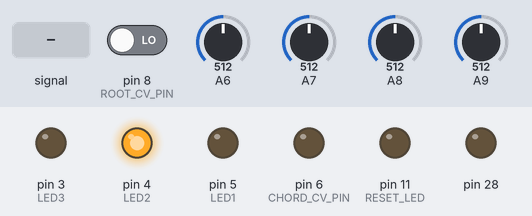
Bench run of a sketch on a simulated Teensy 4. Shown: output pins drawn as LEDs (lit = HIGH). The inputs (shaded band) are chosen by the test bench; at power-on: A6 = 512, A9 = 512, pin 8 (ROOT_CV_PIN) LOW, A7 = 512, A8 = 512.

Above: at 1.2 s.
1.3 s: A6 fed a 200 Hz sine of ±81 counts around its level
At 2.0 s:
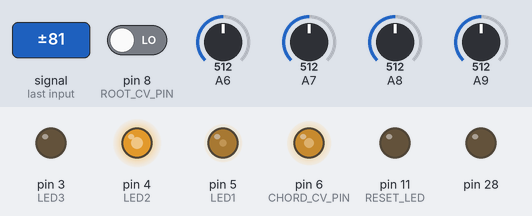
2.8 s: A6 set to 716
At 3.5 s:
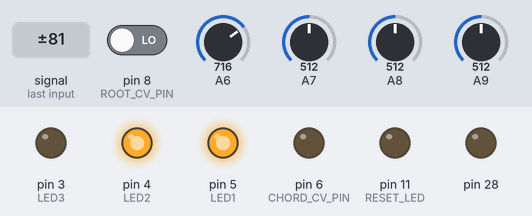
4.3 s: A9 set to 528
5.8 s: A9 set to 558
At 6.4 s:
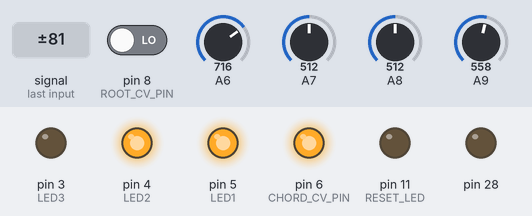
7.3 s: A6 set to 785
8.8 s: A6 set to 811
At 9.9 s:
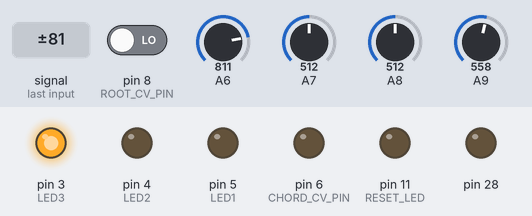
Timing chart, 0 to 11.3 s (numbered marks = the images above; inputs shaded):
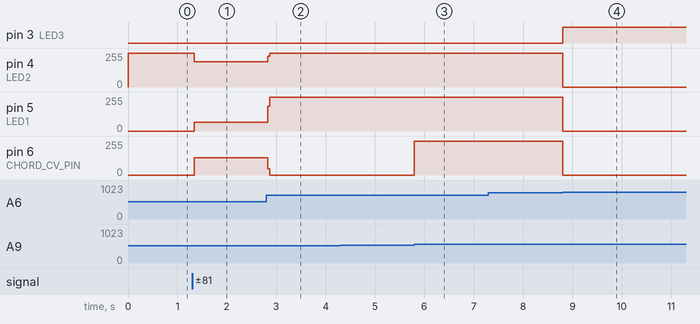

Measured:
- the behaviour switches between 542 and 543 on A9 (found by bisection; images 2 and 3)
- the behaviour switches between 796 and 797 on A6 (found by bisection; images 3 and 4)
- after the input at 1.3 s, pin 4 (LED2): 255/255 → 189/255 after 0.05 s; pin 5 (LED1): 0/255 → 66/255 after 0.05 s; pin 6 (CHORD_CV_PIN): 0/255 → 131/255 after 0.05 s
- after the input at 2.8 s, pin 4 (LED2): 189/255 → 255/255 at once; pin 5 (LED1): 66/255 → 255/255 at once; pin 6 (CHORD_CV_PIN): 131/255 → 0/255 at once
- after the input at 4.3 s, every drawn part: stays the same
- after the input at 5.8 s, pin 6 (CHORD_CV_PIN): 0/255 → 255/255 at once
- after the input at 7.3 s, every drawn part: stays the same
- after the input at 8.8 s, pin 3 (LED3): LOW → HIGH at once; pin 4 (LED2), pin 5 (LED1), pin 6 (CHORD_CV_PIN): 255/255 → 0/255 at once

The sketch:

clatchift.ino
```cpp
#include <Bounce2.h>
#include <Wire.h>
#include <SPI.h>
#include <SD.h>
#include <EEPROM.h>

#define CHORD_POT_PIN 9 // pin for Chord pot
#define CHORD_CV_PIN 6 // pin for Chord CV
#define ROOT_POT_PIN 7 // pin for Root Note pot
#define ROOT_CV_PIN 8 // pin for Root Note CV
#define RESET_BUTTON 8 // Reset button
#define RESET_LED 11 // Reset LED indicator
#define RESET_CV 9 // Reset pulse in / out
#define BANK_BUTTON 2 // Bank Button
#define LED0 6
#define LED1 5
#define LED2 4
#define LED3 3

#define ADC_BITS 13
#define ADC_MAX_VAL 8192
#define CHANGE_TOLERANCE 64

#define CTRL_SAMPLE_RATE 48000
#define CTRL_TIMER_US (1000000/CTRL_SAMPLE_RATE)
#define CTRL_1MS (CTRL_SAMPLE_RATE/1000)

#define B32_1HZ_DELTA ((0xFFFFFFFF)/CTRL_SAMPLE_RATE)
#define B32_1MS_DELTA (B32_1HZ_DELTA/1000)

class ClockGenerator {
public:
  int phase = 0;
  int offset = 0;
  int interval = 0;
  void Reset() { phase = 0; }
  void SetOffset(int x) { offset = x; }
  void SetInterval(int x) { interval = x; }
  int GetOffsetPhase() {
    int offsetPhase = phase - ((interval*offset)>>13);
    while(offsetPhase < 0) offsetPhase += interval;
    return offsetPhase;
  }
  bool GetSquare() {
    int result = 0;
    int offsetPhase = phase - ((interval*offset)>>13);
    while(offsetPhase < 0) offsetPhase += interval;
    if(offsetPhase < (interval>>1)) result = 1;
    return result;
  }
  bool Process() {
    bool result = 0;
    if(interval > 0) {
      int offsetPhase = phase - ((interval*offset)>>13);
      while(offsetPhase < 0) offsetPhase += interval;
      if(offsetPhase == 0) result = 1;
      phase++;
      while(phase >= interval) phase -= interval;
    }
    return result;
  }
};

class TrigDetector {
  bool state = 0;
  bool lastState = 0;
  int lowToHighThreshold = 5000;
  int highToLowThreshold = 1000;
public:
  bool GetState() { return state; }
  bool Process(int x) {
    int result = 0;
    if(state == 0 && x > lowToHighThreshold) {
      state = 1;
    }
    if(state == 1 && x < highToLowThreshold) {
      state = 0;
    }
    if(state == 1 && state != lastState) result = 1;
    lastState = state;
    return result;
  }
};

class ClockRateDetector {
public:
  int samplesSinceLastClock;
  int lastIntervalInSamples;
  bool lastVal;
  ClockRateDetector() {
    samplesSinceLastClock = 0;
    lastIntervalInSamples = 0;
    lastVal = false;
  }
  bool isStale() {
    return samplesSinceLastClock > (CTRL_SAMPLE_RATE<<1);
  }
  int GetInterval() {
    return lastIntervalInSamples;
  }
  void Process(bool triggered) {
    if(triggered && lastVal != triggered) {
      if(isStale()) {
        lastIntervalInSamples = samplesSinceLastClock;
      } else {
        lastIntervalInSamples = (lastIntervalInSamples + samplesSinceLastClock) >> 1;
      }
      samplesSinceLastClock = 0;
    } else {
      samplesSinceLastClock++;
    }
    lastVal = triggered;
  }
};

class GateDelay {
  bool buffer[CTRL_SAMPLE_RATE];
  bool initialized = false;
  int index = 0;
  int delay = 0;
  int wrapIndex(int x) {
    while(x>=CTRL_SAMPLE_RATE) x -= CTRL_SAMPLE_RATE;
    while(x<0) x += CTRL_SAMPLE_RATE;
    return x;
  }
public:
  void Init() {
    for(int i=0;i<CTRL_SAMPLE_RATE;i++) buffer[i]=0;
    initialized = true;
  }
  void SetDelay(int delaySamples) {
    delay = delaySamples;
  }
  int GetIndex() { return index; }
  bool Process(int gate) {
    int result = buffer[wrapIndex(index-delay)];
    index = wrapIndex(index+1);
    buffer[index] = gate;
    return result;
  }
};

TrigDetector buttonPressDetector;
TrigDetector trigDetector;
ClockRateDetector clockRateDetector;
ClockGenerator clockGenerator;
GateDelay gateDelay;

void writeIntToLED(int x) {
  digitalWrite(LED0, (x>>0)&1);
  digitalWrite(LED1, (x>>1)&1);
  digitalWrite(LED2, (x>>2)&1);
  digitalWrite(LED3, (x>>3)&1);
}

int scaleInterval(int interval, int factor) {
  bool shouldMul = factor > 0;
  int result = interval;
  factor = abs(factor);
  if((shouldMul)  && (factor > 0)) result = interval>>(factor-1);
  if((!shouldMul) && (factor > 0)) result = interval<<(factor-1);
  return result;
}

bool outputGate = 0;
bool lastSquareOutValue = 0;
int ledMask = 0;
int lastScaleFactor = 0;
int clockDividerIndex = 0;
int clockDividerLen = 1;
float analogOutVal = -1;

void ctrlLoop() {
    int buttonState = digitalRead(RESET_BUTTON);

    // Read pots + CVs
    int scaleFactorPot = -8+((analogRead(CHORD_POT_PIN)*17)>>13);
    int scaleFactorCV = ((analogRead(CHORD_CV_PIN)*9)>>13);
    int scaleFactor = scaleFactorPot + scaleFactorCV;

    writeIntToLED(abs(scaleFactorCV + scaleFactorPot) | ledMask);

    int offsetPot = analogRead(ROOT_POT_PIN);
    int clockInCV = analogRead(ROOT_CV_PIN);

    bool buttonPressed = buttonPressDetector.Process(buttonState ? 8191 : 0);
    bool triggered = trigDetector.Process(clockInCV);

    if(buttonPressed || triggered) {
      int expOffsetPot = (offsetPot*offsetPot)>>13;
      gateDelay.SetDelay((expOffsetPot*CTRL_SAMPLE_RATE)>>13);
    }

    clockRateDetector.Process(triggered);

    if(triggered) {

      if(clockDividerIndex == 0) {
        clockGenerator.Reset();
        clockGenerator.SetInterval(scaleInterval(clockRateDetector.GetInterval(), scaleFactor));
        clockGenerator.SetOffset(offsetPot);
      }

      if(scaleFactor != lastScaleFactor) {
        clockDividerIndex = 0;
        clockDividerLen = 1 << (scaleFactor < -1 ? (abs(scaleFactor)-1) : 0);
      }

      lastScaleFactor = scaleFactor;

      clockDividerIndex = (clockDividerIndex+1)%clockDividerLen;
    }

    bool delayedGateOut = gateDelay.Process(trigDetector.GetState() || buttonState);
    bool clockOut = clockGenerator.Process();
    bool pulseOut = clockGenerator.GetOffsetPhase() < CTRL_1MS*2;
    bool eighthPulseOut = clockGenerator.GetOffsetPhase() < (scaleInterval(clockRateDetector.GetInterval(), scaleFactor)>>3);
    bool squareOut = clockGenerator.GetSquare();
    bool fallingEdge = squareOut != lastSquareOutValue;
    lastSquareOutValue = squareOut;

    if(clockOut || !squareOut) outputGate = buttonState;

    ledMask = (pulseOut & eighthPulseOut) ? 0xF : 0x0;

    if(scaleFactor == 0) {
      digitalWrite(RESET_LED, delayedGateOut);
      digitalWrite(RESET_CV, delayedGateOut);
      analogWrite(A14, delayedGateOut);
    } else {
      digitalWrite(RESET_LED, squareOut && outputGate);
      digitalWrite(RESET_CV, squareOut && outputGate);
      analogWrite(A14, squareOut && outputGate);
    }
}

IntervalTimer ctrlTimer;

void setup(){
    pinMode(BANK_BUTTON,INPUT);
    pinMode(RESET_BUTTON, INPUT);
    pinMode(RESET_CV, INPUT);
    pinMode(RESET_LED, OUTPUT);
    pinMode(LED0,OUTPUT);
    pinMode(LED1,OUTPUT);
    pinMode(LED2,OUTPUT);
    pinMode(LED3,OUTPUT);
    pinMode(A14,OUTPUT);
    analogReadRes(ADC_BITS);
    analogWriteRes(1);
    ctrlTimer.priority(200);
    ctrlTimer.begin(ctrlLoop, CTRL_TIMER_US);
    gateDelay.Init();
}

void loop() { }
```
